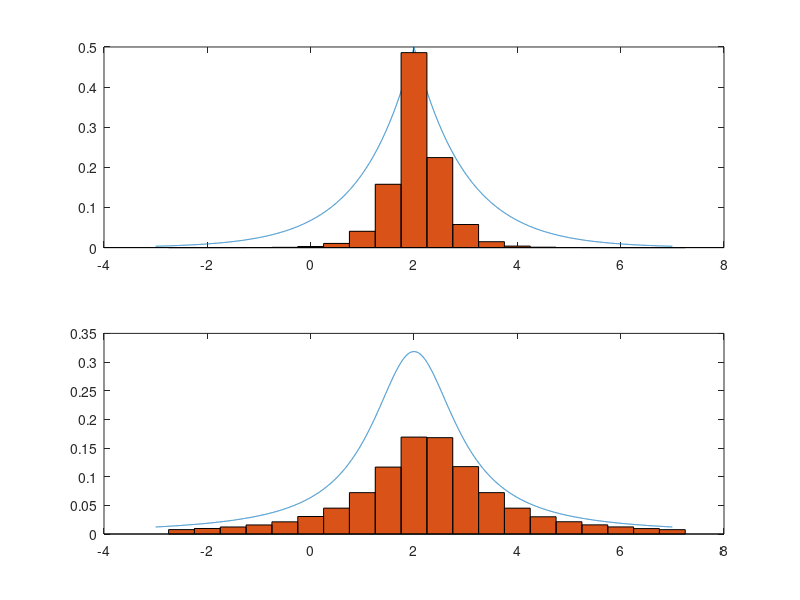

The MATLAB source for this figure:
clear;
N = 1000000;
mean = 2;

% Generate C - Laplace variable
b = 1;
uni_vars = -0.5 + 1 .* rand(N, 1);
laplace_vars = mean - b*sign(uni_vars).*log(1-2*abs(uni_vars));

% Generate D - Cauchy variable C(2,1)
variance = 1;
std_dev = sqrt(variance);

X = std_dev*(randn(N,1));
Y = std_dev*(randn(N,1));
cauchy_vars = mean + X ./ Y;

% Histograms
x_axis = -2.5:0.5:7;
%% C variable histogram
c_hist = hist(laplace_vars, 20);
c_hist = c_hist/sum(c_hist);

%% D variable histogram
cauchy_vars = cauchy_vars(cauchy_vars <= 7);
cauchy_vars = cauchy_vars(cauchy_vars >= -3);
d_hist = hist(cauchy_vars, 20);
d_hist = d_hist/sum(d_hist);

% Calculate expected PDFs
x = -3:0.001:7;

%% Laplace pdf
laplace_pdf = 1/(2*b) * exp(-1 * (abs(x-mean)/b));

% Cauchy pdf
a = 2;
b = 1;

cauchy_pdf = b/pi ./ (b^2 + (x-a).^2);

%% Plot results
subplot(2,1,1);
plot(x, laplace_pdf);
hold on;
bar(x_axis, c_hist, 1.0);
hold off;

subplot(2,1,2);
plot(x, cauchy_pdf);
hold on;
bar(x_axis, d_hist, 1.0);
hold off;